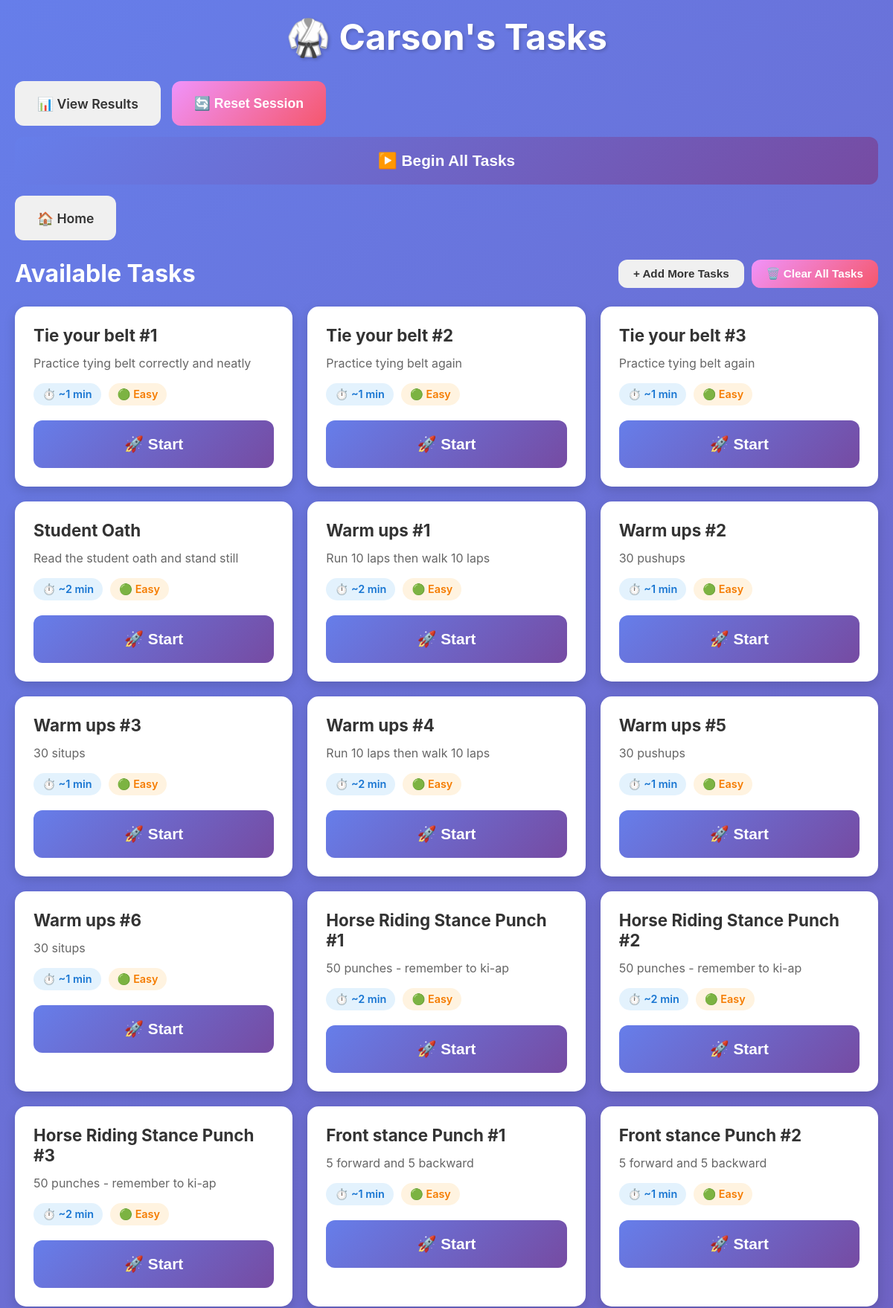
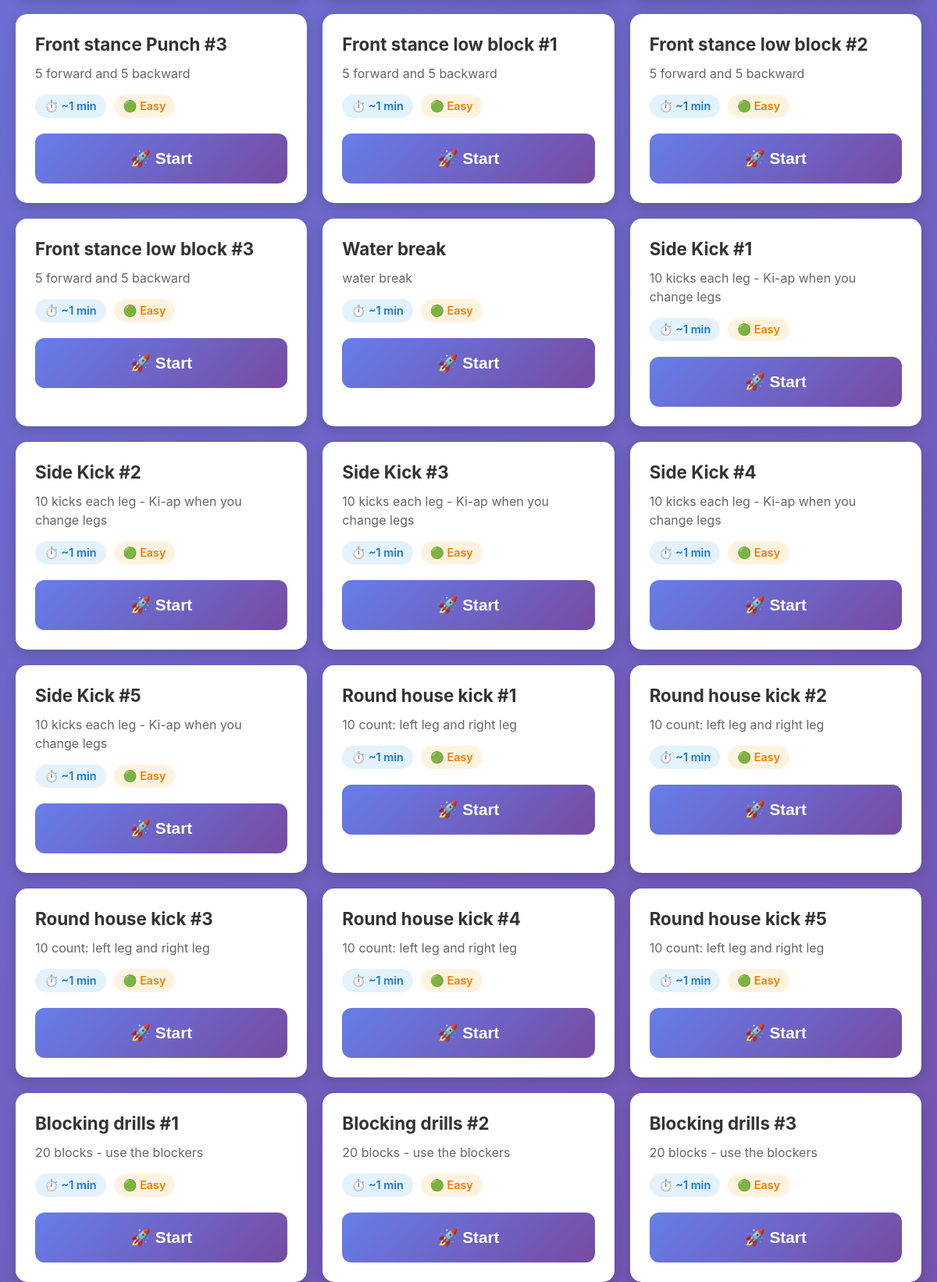
Screenshot of /student/2 (upper part) with the database file from the repository (2 pictures, top to bottom).
### tables this page shows
CREATE TABLE students
                 (id INTEGER PRIMARY KEY AUTOINCREMENT,
                  name TEXT NOT NULL UNIQUE,
                  created_at TIMESTAMP DEFAULT CURRENT_TIMESTAMP);

CREATE TABLE tasks
                 (id INTEGER PRIMARY KEY AUTOINCREMENT,
                  title TEXT NOT NULL,
                  description TEXT,
                  estimated_time INTEGER,
                  difficulty_weight REAL DEFAULT 1.0,
                  created_at TIMESTAMP DEFAULT CURRENT_TIMESTAMP);

### main.py (the view)
@app.get("/student/{student_id}", response_class=HTMLResponse)
async def student_dashboard(request: Request, student_id: int):
    conn = sqlite3.connect(DB_PATH)
    c = conn.cursor()
    c.execute("SELECT name FROM students WHERE id = ?", (student_id,))
    student = c.fetchone()
    if not student:
        conn.close()
        raise HTTPException(404, "Student not found")
    c.execute("SELECT id, title, description, estimated_time, difficulty_weight FROM tasks")
    tasks = [{"id": row[0], "title": row[1], "description": row[2],
              "estimated_time": row[3], "difficulty_weight": row[4]} for row in c.fetchall()]
    c.execute('''SELECT a.id, a.task_id, t.title, t.description, t.estimated_time, a.start_time
                 FROM active_sessions a
                 JOIN tasks t ON a.task_id = t.id
                 WHERE a.student_id = ?''', (student_id,))
    active = c.fetchone()
    active_session = None
    if active:
        start_time = datetime.fromisoformat(active[5])
        elapsed = int((datetime.now() - start_time).total_seconds())
        active_session = {
            "id": active[0],
            "task_id": active[1],
            "task_title": active[2],
            "task_description": active[3],
            "estimated_time": active[4],
            "start_time": active[5],
            "elapsed": elapsed
        }
    streak = get_student_streak(student_id)
    conn.close()
    return templates.TemplateResponse("dashboard.html", {
        "request": request,
        "student_id": student_id,
        "student_name": student[0],
        "tasks": tasks,
        "active_session": active_session,
        "streak": streak
    })

### templates/dashboard.html (shortened to what this page needs)
<!DOCTYPE html>
<html lang="en">
<head>
    <link rel="stylesheet" href="/static/style.css">
</head>
<body>
    <div class="container">
        <div class="header">
            <h1>🥋 {{ student_name }}'s Tasks</h1>
        </div>
        <div class="nav-buttons">
            <a href="/results/{{ student_id }}" class="btn btn-secondary">📊 View Results</a>
            <button onclick="resetSession()" class="btn btn-warning">🔄 Reset Session</button>
            {% if tasks and not active_session %}
            <button onclick="startAutoMode()" class="btn btn-primary btn-large" id="autoModeBtn">
                ▶️ Begin All Tasks
            </button>
            {% endif %}
            <a href="/" class="btn btn-secondary">🏠 Home</a>
        </div>
        {% if not tasks %}
        <div class="card">
            <h2>Upload Your Tasks</h2>
            <p>Upload a CSV file with your karate tasks to get started!</p>
            <p class="small-text">CSV format: task, description, estimated_time</p>
            <form id="uploadForm" class="upload-form">
                <input type="file" id="fileInput" accept=".csv" required class="file-input">
                <button type="submit" class="btn btn-primary">Upload Tasks 📤</button>
            </form>
        </div>
        {% else %}
        <div class="tasks-header">
            <h2>Available Tasks</h2>
            <div class="task-header-buttons">
                <button onclick="showUploadForm()" class="btn btn-secondary btn-small">
                    + Add More Tasks
                </button>
                <button onclick="clearAllTasks()" class="btn btn-warning btn-small">
                    🗑️ Clear All Tasks
                </button>
            </div>
        </div>
        <div class="tasks-grid">
            {% for task in tasks %}
            <div class="task-card" data-task-id="{{ task.id }}">
                <h3>{{ task.title }}</h3>
                {% if task.description %}
                <p class="task-description">{{ task.description }}</p>
                {% endif %}
                <div class="task-meta">
                    <span class="time-badge">⏱️ ~{{ task.estimated_time }} min</span>
                    <span class="difficulty-badge">
                        {% if task.difficulty_weight <= 0.5 %}🟢 Easy
                        {% elif task.difficulty_weight <= 1.0 %}🟡 Medium
                        {% elif task.difficulty_weight <= 1.5 %}🟠 Hard
                        {% else %}🔴 Expert{% endif %}
                    </span>
                </div>
                {% if not active_session %}
                <button
                    class="btn btn-primary btn-large"
                    onclick="startTask({{ task.id }}, {{ task.estimated_time }})"
                >
                    🚀 Start
                </button>
                {% elif active_session.task_id != task.id %}
                <button class="btn btn-disabled" disabled>
                    Finish current task first
                </button>
                {% endif %}
            </div>
            {% endfor %}
        </div>
        {% endif %}
    </div>
</body>
</html>

### static/style.css (style rules this page uses)
* { margin: 0; padding: 0; box-sizing: border-box; }
body { font-family: -apple-system, BlinkMacSystemFont, 'Segoe UI', Roboto, 'Helvetica Neue', Arial, sans-serif; background: linear-gradient(135deg, #667eea 0%, #764ba2 100%); min-height: 100vh; padding: 20px; color: #333; }
.container { max-width: 1200px; margin: 0 auto; }
.header { text-align: center; margin-bottom: 30px; color: white; }
.header h1 { font-size: 3rem; margin-bottom: 10px; text-shadow: 2px 2px 4px rgba(0,0,0,0.2); }
.nav-buttons { display: flex; gap: 15px; margin-bottom: 25px; flex-wrap: wrap; }
.btn { padding: 15px 30px; border: none; border-radius: 12px; font-size: 1.1rem; font-weight: 600; cursor: pointer; transition: all 0.3s ease; text-decoration: none; display: inline-block; text-align: center; min-height: 60px; display: flex; align-items: center; justify-content: center; }
.btn-primary { background: linear-gradient(135deg, #667eea 0%, #764ba2 100%); color: white; }
.btn-secondary { background: #f0f0f0; color: #333; }
.btn-warning { background: linear-gradient(135deg, #f093fb 0%, #f5576c 100%); color: white; }
.btn-large { padding: 20px 40px; font-size: 1.3rem; width: 100%; }
.btn-small { padding: 10px 20px; font-size: 0.95rem; min-height: auto; }
.tasks-header { display: flex; justify-content: space-between; align-items: center; margin-bottom: 25px; flex-wrap: wrap; gap: 15px; }
.tasks-header h2 { color: white; font-size: 2rem; }
.task-header-buttons { display: flex; gap: 10px; flex-wrap: wrap; }
.tasks-grid { display: grid; grid-template-columns: repeat(auto-fill, minmax(300px, 1fr)); gap: 20px; margin-bottom: 30px; }
.task-card { background: white; border-radius: 15px; padding: 25px; box-shadow: 0 5px 15px rgba(0,0,0,0.15); transition: all 0.3s ease; }
.task-card h3 { font-size: 1.4rem; margin-bottom: 12px; color: #333; }
.task-description { color: #666; margin-bottom: 15px; line-height: 1.5; }
.task-meta { display: flex; gap: 10px; margin-bottom: 20px; flex-wrap: wrap; }
.time-badge, .difficulty-badge { padding: 6px 12px; border-radius: 20px; font-size: 0.9rem; font-weight: 600; }
.time-badge { background: #e3f2fd; color: #1976d2; }
.difficulty-badge { background: #fff3e0; color: #f57c00; }

### rows the page displays
students: name "Carson"
tasks: title "Tie your belt #1", description "Practice tying belt correctly and neatly", estimated_time "1", difficulty_weight "🟢 Easy"
tasks: title "Tie your belt #2", description "Practice tying belt again", estimated_time "1", difficulty_weight "🟢 Easy"
tasks: title "Tie your belt #3", description "Practice tying belt again", estimated_time "1", difficulty_weight "🟢 Easy"
tasks: title "Student Oath", description "Read the student oath and stand still", estimated_time "2", difficulty_weight "🟢 Easy"
tasks: title "Warm ups #1", description "Run 10 laps then walk 10 laps", estimated_time "2", difficulty_weight "🟢 Easy"
tasks: title "Warm ups #2", description "30 pushups", estimated_time "1", difficulty_weight "🟢 Easy"
tasks: title "Warm ups #3", description "30 situps", estimated_time "1", difficulty_weight "🟢 Easy"
tasks: title "Warm ups #4", description "Run 10 laps then walk 10 laps", estimated_time "2", difficulty_weight "🟢 Easy"
tasks: title "Warm ups #5", description "30 pushups", estimated_time "1", difficulty_weight "🟢 Easy"
tasks: title "Warm ups #6", description "30 situps", estimated_time "1", difficulty_weight "🟢 Easy"
tasks: title "Horse Riding Stance Punch #1", description "50 punches - remember to ki-ap", estimated_time "2", difficulty_weight "🟢 Easy"
tasks: title "Horse Riding Stance Punch #2", description "50 punches - remember to ki-ap", estimated_time "2", difficulty_weight "🟢 Easy"
tasks: title "Horse Riding Stance Punch #3", description "50 punches - remember to ki-ap", estimated_time "2", difficulty_weight "🟢 Easy"
tasks: title "Front stance Punch #1", description "5 forward and 5 backward", estimated_time "1", difficulty_weight "🟢 Easy"
tasks: title "Front stance Punch #2", description "5 forward and 5 backward", estimated_time "1", difficulty_weight "🟢 Easy"
tasks: title "Front stance Punch #3", description "5 forward and 5 backward", estimated_time "1", difficulty_weight "🟢 Easy"
tasks: title "Front stance low block #1", description "5 forward and 5 backward", estimated_time "1", difficulty_weight "🟢 Easy"
tasks: title "Front stance low block #2", description "5 forward and 5 backward", estimated_time "1", difficulty_weight "🟢 Easy"
tasks: title "Front stance low block #3", description "5 forward and 5 backward", estimated_time "1", difficulty_weight "🟢 Easy"
tasks: title "Water break", description "water break", estimated_time "1", difficulty_weight "🟢 Easy"
tasks: title "Side Kick #1", description "10 kicks each leg - Ki-ap when you change legs", estimated_time "1", difficulty_weight "🟢 Easy"
tasks: title "Side Kick #2", description "10 kicks each leg - Ki-ap when you change legs", estimated_time "1", difficulty_weight "🟢 Easy"
tasks: title "Side Kick #3", description "10 kicks each leg - Ki-ap when you change legs", estimated_time "1", difficulty_weight "🟢 Easy"
tasks: title "Side Kick #4", description "10 kicks each leg - Ki-ap when you change legs", estimated_time "1", difficulty_weight "🟢 Easy"
tasks: title "Side Kick #5", description "10 kicks each leg - Ki-ap when you change legs", estimated_time "1", difficulty_weight "🟢 Easy"
tasks: title "Round house kick #1", description "10 count: left leg and right leg", estimated_time "1", difficulty_weight "🟢 Easy"
tasks: title "Round house kick #2", description "10 count: left leg and right leg", estimated_time "1", difficulty_weight "🟢 Easy"
tasks: title "Round house kick #3", description "10 count: left leg and right leg", estimated_time "1", difficulty_weight "🟢 Easy"
tasks: title "Round house kick #4", description "10 count: left leg and right leg", estimated_time "1", difficulty_weight "🟢 Easy"
tasks: title "Round house kick #5", description "10 count: left leg and right leg", estimated_time "1", difficulty_weight "🟢 Easy"
tasks: title "Blocking drills #1", description "20 blocks - use the blockers", estimated_time "1", difficulty_weight "🟢 Easy"
tasks: title "Blocking drills #2", description "20 blocks - use the blockers", estimated_time "1", difficulty_weight "🟢 Easy"
tasks: title "Blocking drills #3", description "20 blocks - use the blockers", estimated_time "1", difficulty_weight "🟢 Easy"
